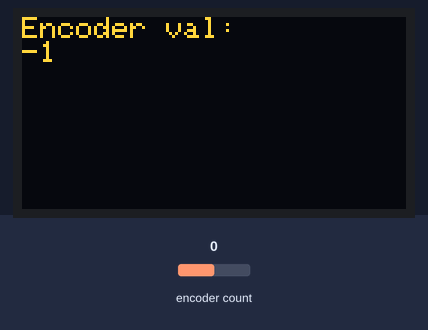
This sketch was run on a simulated Arduboy, built with avr-gcc and run on an emulated ATmega32U4. Shown: 128×64 one-colour display. The inputs (shaded band) are chosen by the test bench; at power-on: encoder count 0. The OLED is the two-colour kind (top 16 rows yellow).

Above: at 1.2 s.
1.3 s: encoder count set to -1
At 2.2 s:
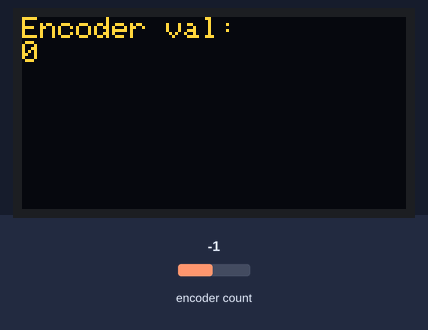
2.8 s: encoder count set to -2
At 4.0 s:
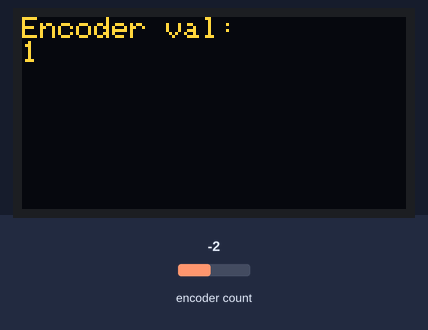
4.3 s: encoder count set to -3
At 5.1 s:
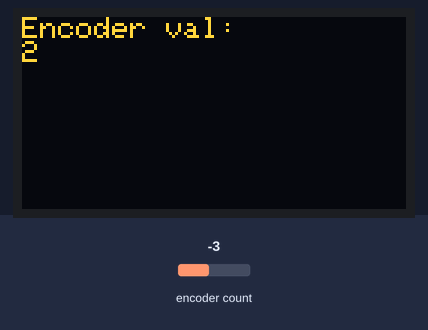
Timing chart, 0 to 7.3 s (numbered marks = the images above; inputs shaded):
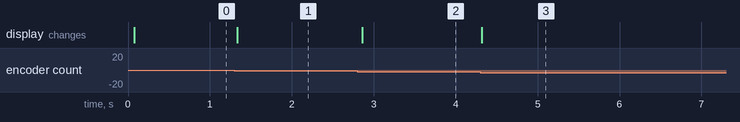

The sketch:

enctest.ino
```cpp
#include <Arduboy2.h>

#include <Encoder.h>

// Change these two numbers to the pins connected to your encoder.
//   Best Performance: both pins have interrupt capability
//   Good Performance: only the first pin has interrupt capability
//   Low Performance:  neither pin has interrupt capability
Encoder myEnc(3, 0);
//   avoid using pins with LEDs attached

Arduboy2 arduboy;
int counter = 0;
int oldPosition = -999;
void setup() {
  // put your setup code here, to run once:
  arduboy.begin();
  pinMode (3,INPUT_PULLUP);
  pinMode (0,INPUT_PULLUP);
  arduboy.clear();
  arduboy.setFrameRate(15);

}
void loop() {
  // put your main code here, to run repeatedly:
  if (!arduboy.nextFrame()) return;
  arduboy.clear();
  int newPosition = myEnc.read()/4;

  int difference = (newPosition - oldPosition);
   if (difference < 0) {
    //clockwise
    counter++;
   } else if (difference >0){
    //anticlockwise
    counter--;
   } else {
    //no change
   }
  arduboy.setCursor(0,0);
  arduboy.print("Encoder val: \n");
  arduboy.print(counter);
  oldPosition = newPosition;
  arduboy.display();
}
```

Measured:
- after the input at 1.3 s, the display: changes at once (image 1)
- after the input at 2.8 s, the display: changes after 0.06 s (image 2)
- after the input at 4.3 s, the display: changes at once (image 3)
